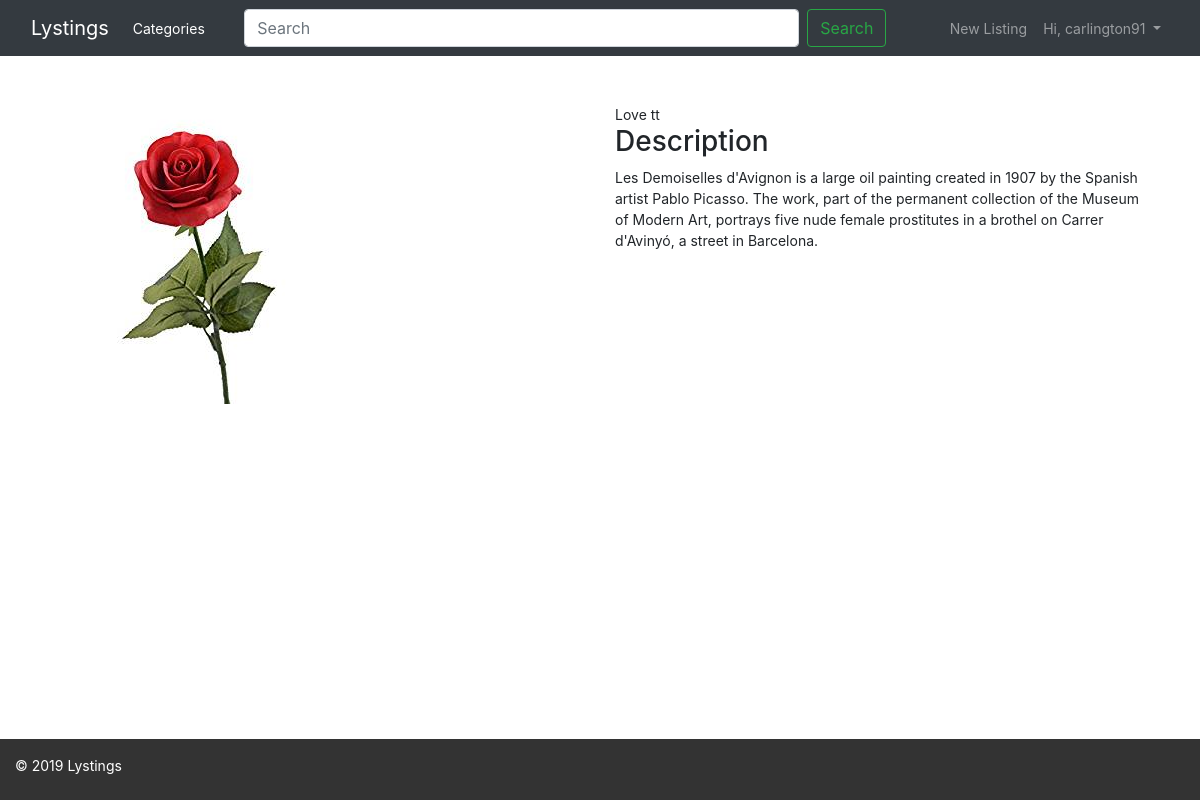
The page /listings/3/ (signed in) on the database its author committed.
### users/models.py (models this page shows)
class CustomUser(AbstractUser):
    def full_name(self):
        if self.first_name == '' and self.last_name == '':
            return self.username
        else:
            return f'{self.first_name} {self.last_name}'
    def __str__(self):
        return self.full_name()

### items/models.py (models this page shows, shortened)
class PostItem(models.Model):
    title = models.CharField(max_length=200)
    slug = models.SlugField()
    short_description = models.CharField(max_length=250)
    description = models.TextField()
    post_image = models.ImageField(
        upload_to='uploads', blank=True, null=True, default='default.jpg')
    pub_date = models.DateTimeField(auto_now_add=True)
    updated_at = models.DateTimeField(auto_now=True)
    post_category = models.ForeignKey(Category, on_delete=models.CASCADE)
    user_post = models.ForeignKey(CustomUser, on_delete=models.CASCADE)
    class Meta:
        verbose_name = 'List Item'

### items/views.py (the view)
# urls.py: path('listings/<int:pk>/', PostItemDetailView.as_view(), name='list-detail'),
class PostItemDetailView(DetailView):
    model = PostItem
    template_name = 'items/post_detail.html'

### templates/items/post_detail.html
{% extends 'base.html' %}
{% load staticfiles %}
{% block content%}
<div class="content">
  <div class="row">
    <div class="items col-md-6">
      {%if object.post_image %}
      <img src="{{object.post_image.url}}" alt="{{object.title}}">
      {% endif %}
    </div>
    <div class="items col-md-6">
      {{object.title}}
      {{object.user_post}}
      <h3>Description</h3>
      {{object.description}}
    </div>
  </div>
</div>
{% endblock content%}

### templates/base.html (shortened to what this page needs)
{% load staticfiles %}
<!DOCTYPE html>
<html lang="en">
<head>
  <link rel="stylesheet" href="{% static 'css/bootstrap-min.css'%}">
  <link rel="stylesheet" href="{% static 'css/style.css'%}">
</head>
<body>
  <header>
    <nav class="navbar navbar-expand-lg navbar-dark bg-dark">
      <div class="container-fluid">
        <a class="navbar-brand" href="{% url 'home' %}">Lystings</a>
        <div class="collapse navbar-collapse" id="navbarSupportedContent">
          <ul class="navbar-nav mr-auto">
            <li class="nav-item active">
              <a class="nav-link" href="#">Categories</a>
            </li>
          </ul>
          <form class="form-inline my-2 col-sm-8 my-lg-0">
            <input class="form-control col-sm-10 mr-sm-2" type="search" placeholder="Search" aria-label="Search">
            <button class="btn btn-outline-success my-2 my-sm-0" type="submit">Search</button>
          </form>
          <ul class="navbar-nav ml-auto">
            {% if user.is_authenticated %}
            <li class="nav-item">
              <a class="nav-link" href="{%url 'new-listing'%}">New Listing</a>
            </li>
            <li class="nav-item dropdown">
              <a class="nav-link dropdown-toggle" href="#" id="navbarDropdown" role="button" data-toggle="dropdown"
                aria-haspopup="true" aria-expanded="false">
                Hi, {{user.username}}
              </a>
            </li>
            {% endif %}
          </ul>
        </div>
      </div>
    </nav>
  </header>
  <main>
    <div class="container">
      {% block content%}{% endblock content%}
    </div>
  </main>
  <footer class="footer">
    <div class="container-fluid">
      <p class="copyright">&copy; 2019 Lystings</p>
    </div>
  </footer>
</body>
</html>

### static/css/style.css (style rules this page uses)
body { display: flex; flex-direction: column; min-height: 100vh; font-size: 14px; }
a, a:hover { color: #333; text-decoration: none; }
main { flex: 1; }
.content { padding: 3rem 0; }
.footer { padding: 1rem 0 .5rem; background-color: #333; color: #fff; }

### rows shown on the page
CustomUser: username "carlington91"
PostItem: post_image (picture), title "Love", user_post "tt", description "Les Demoiselles d'Avignon is a large oil painting created in 1907 by the Spanish artist Pablo Picasso. The work, part of the permanent collection of the Museum of Modern Art, portrays five nude female prostitutes in a brothel on Carrer d'Avinyó, a street in Barcelona."
